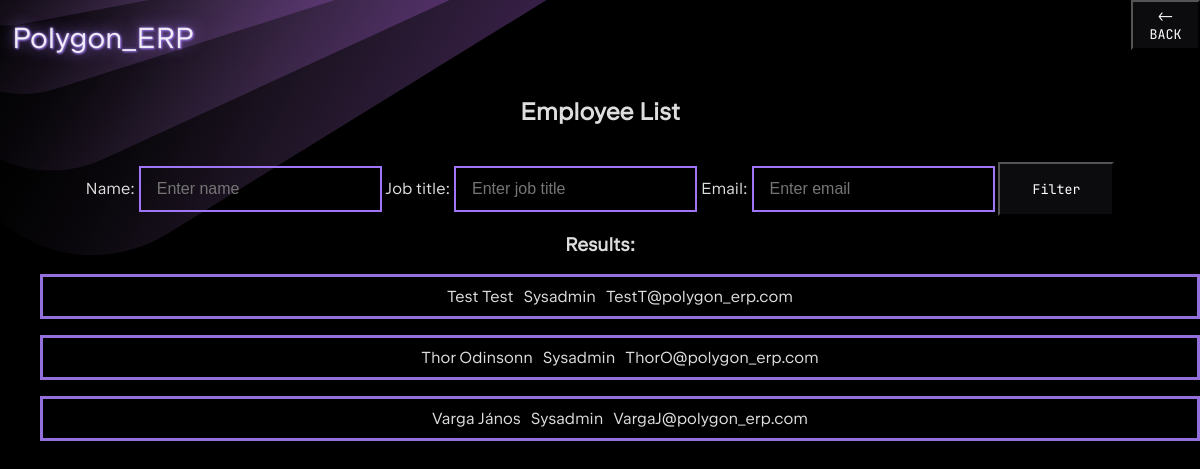
Screenshot of /employee/search with the database file from the repository.
### polygonerp/models/user.py (models this page shows, shortened)
class User(db.Model):
    id = db.Column(db.Integer, primary_key=True)
    username = db.Column(db.String(80), unique=True, nullable=False)
    password_hash = db.Column(db.String(255), unique = True, nullable=False)
    name = db.Column(db.String(200), nullable=False)
    maiden_name = db.Column(db.String(200), nullable=False)
    mothers_name = db.Column(db.String(200), nullable=False)
    pob = db.Column(db.String(200), nullable=False)
    dob = db.Column(db.String(200), nullable=False)
    address = db.Column(db.String(200), nullable=False)
    tax_num = db.Column(db.String(10), unique=True ,nullable=False)
    taj_number = db.Column(db.String(10), unique=True, nullable=False)
    job_title = db.Column(db.String(200), nullable=False)
    base_pay = db.Column(db.Integer, nullable=False)
    email_address = db.Column(db.String(200), nullable=False)
    is_admin = db.Column(db.Boolean, nullable=False)
    first_login = db.Column(db.Boolean, default=True)

### polygonerp/controllers/user_controller.py (the view)
    def search_users(self):
        name_query = request.args.get('name', '').strip()
        email_query = request.args.get('email', '').strip()
        job_title_query = request.args.get('job_title', '').strip()
        filters = []
        if name_query:
            filters.append(User.name.ilike(f"%{name_query}%"))
        if email_query:
            filters.append(User.username.ilike(f"%{email_query}%"))
        if job_title_query:
            filters.append(User.job_title.ilike(f"%{job_title_query}%"))
        users = User.query.filter(*filters).order_by(User.name.asc()).all()  if filters else User.query.order_by(User.name.asc()).all()
        return render_template("user/search_users.html", users=users)

### polygonerp/controllers/auth_controller.py (called while the page is built)
        def load_logged_in_user(self):
            user_id = session.get('user_id')
            g.user = User.query.filter_by(id=user_id).first() if user_id else None

### polygonerp/templates/user/search_users.html (shortened to what this page needs)
{% extends "base.html" %}
{% block content %}
<h2>Employee List</h2>
<form method="get">
  <label for="name">Name:</label>
  <input type="text" name="name" id="name" placeholder="Enter name" class="form_inp">
  <label for="job_title">Job title:</label>
  <input type="text" name="job_title" id="job_title" placeholder="Enter job title" class="form_inp">
  <label for="email">Email:</label>
  <input type="text" name="email" id="email" placeholder="Enter email" class="form_inp">
  <input type="submit" value="Filter" class="sign_in_button">
</form>
{% if users %}
  <h3>Results:</h3>
  <ul>
    {% for user in users %}
      <li class="debug" >
        <div onclick="location.href='{{ url_for('dashboard.profile_view', user_id=user.id)}}'">{{ user.name}} </div>
        <div onclick="location.href='{{ url_for('dashboard.profile_view', user_id=user.id)}}'">{{ user.job_title}}</div>
        <div onclick="location.href='{{ url_for('dashboard.profile_view', user_id=user.id)}}'">{{ user.email_address}}</div>
      </li>
    {% endfor %}
  </ul>
{% elif request.args %}
  <p>No users found.</p>
{% endif %}
{% endblock %}

### polygonerp/static/style.css (style rules this page uses)
:root { font-family: "JetBrains Sans", Inter, system-ui, Avenir, Helvetica, Arial, sans-serif; font-weight: 300; color: rgba(255, 255, 255, 0.87); background-color: #000000; text-align: center; }
.debug { border-style: solid; border-color: mediumpurple; list-style-type: none; display: flex; padding: 10px; gap: 10px; justify-content: center; }
.sign_in_button { font-family: "JetBrains Mono", Inter, system-ui, sans-serif; background-color: rgba(25, 25, 28, 0.5); cursor: pointer; color: rgba(255, 255, 255, 1); padding: 1rem 2rem ; margin-top: 1rem; }
.form_inp { padding: 0.75rem 1rem; font-size: 16px; border: 2px solid #a076f9; background: transparent; color: white; }

### rows the page displays
User: name "Test Test", job_title "Sysadmin", email_address "TestT@polygon_erp.com"
User: name "Thor Odinsonn", job_title "Sysadmin", email_address "ThorO@polygon_erp.com"
User: name "Varga János", job_title "Sysadmin", email_address "VargaJ@polygon_erp.com"
